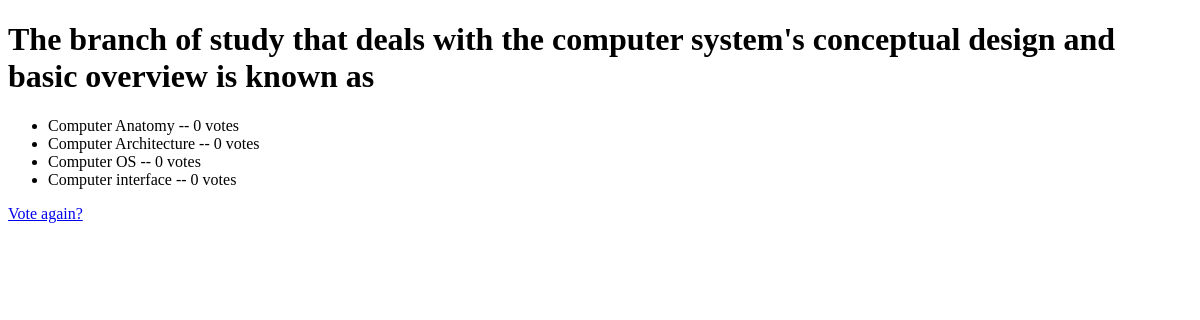
Page /polls/11/results/ on the earlier database version.
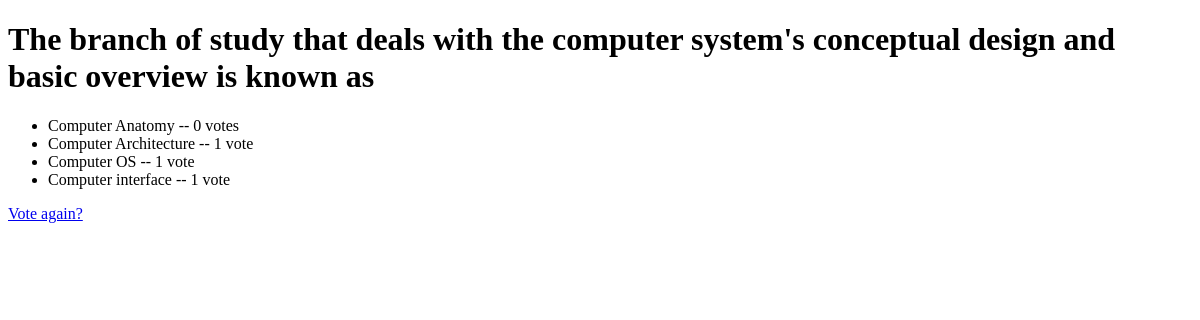
Same page on the later database version.
### polls/models.py (models this page shows, shortened)
class Choice(models.Model):
    question = models.ForeignKey(Question, on_delete=models.CASCADE)
    choice_text = models.CharField(max_length=200)
    votes = models.IntegerField(default=0)

### polls/views.py (the view)
# urls.py: path('<int:question_id>/results/', views.results, name='results'),
def results(request, question_id):
    question = get_object_or_404(Question, pk=question_id)
    return render(request, 'polls/results.html', {'question': question})

### polls/templates/polls/results.html (shortened to what this page needs)
<!DOCTYPE html>
<html lang="en">
<head>
</head>
<body>
<h1>{{ question.question_text }}</h1>
<ul>
{% for choice in question.choice_set.all %}
<li>{{ choice.choice_text }} -- {{ choice.votes }} vote{{ choice.votes|pluralize }}</li>
{% endfor %}
</ul>
<a href="{% url 'polls:detail' question.id %}">Vote again?</a>
</body>
</html>

Differences in the rows shown:
changed Choice "Computer Architecture": votes "0" → "1"
changed Choice "Computer OS": votes "0" → "1"
changed Choice "Computer interface": votes "0" → "1"
